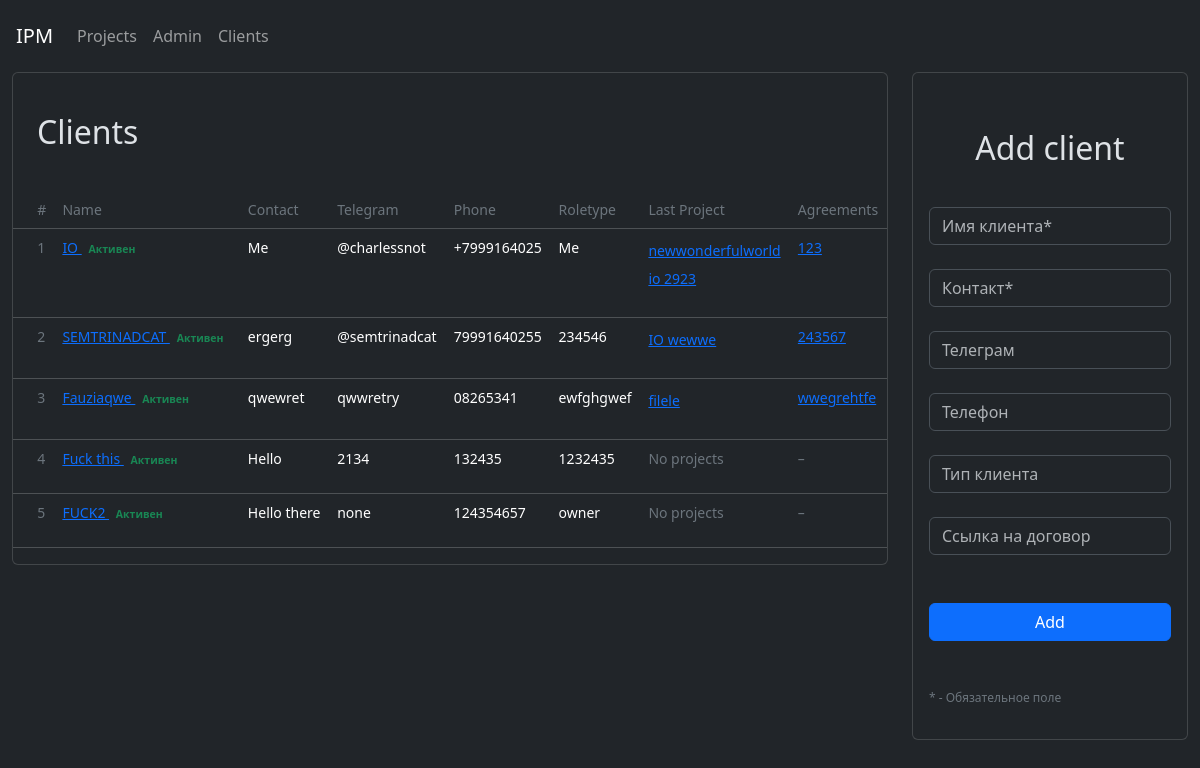
The page /clients/ on the database as committed earlier.
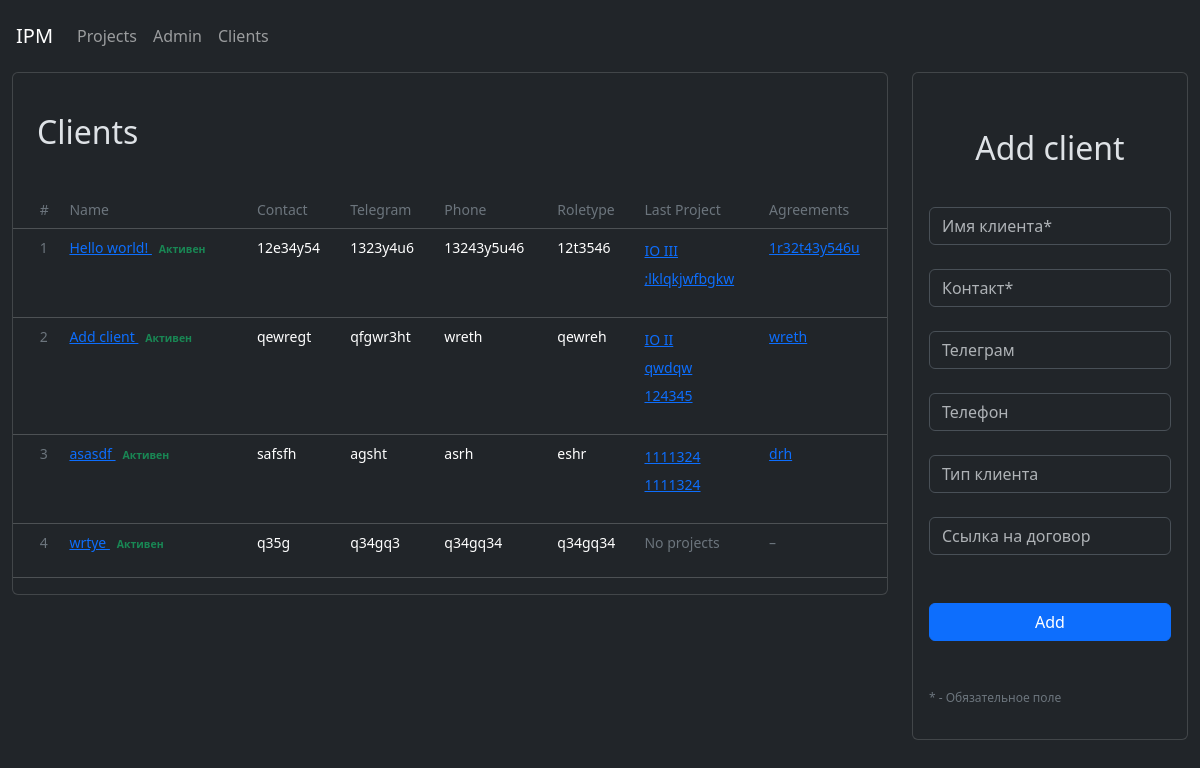
The same page on the database as committed later.
### ipmclients/models.py (models this page shows, shortened)
class Client(models.Model):
    client_name = models.CharField(max_length=512, unique = True)
    client_contact = models.CharField(max_length=512, null=True)
    client_telegram = models.CharField(max_length=64, null=True)
    client_phone = models.CharField(max_length=11, null=True)
    client_roletype = models.CharField(max_length=512, null=True)
    client_agreements = models.CharField(max_length=1024, null=True)
    client_active = models.BooleanField(default=True)
    def get_absolute_url(self):
        return reverse("client_detail", kwargs={'pk': self.pk})
    class Meta:
        ordering = ["id"]
        verbose_name = "client"
        verbose_name_plural = "clients"
    pass

### ipmalpha/models.py (models this page shows, shortened)
class Project(models.Model):
    project_name = models.CharField(max_length=512, unique = True)
    project_created = models.DateTimeField(null=True, default=timezone.now)
    project_finished = models.DateTimeField(null=True)
    project_status = models.ForeignKey(Status, on_delete=models.PROTECT, null=True, default="Draft")
    project_client = models.ForeignKey(Client, on_delete=models.PROTECT, null=True, related_name='project')
    project_product = models.CharField(max_length=512)
    project_sum = models.IntegerField(default=0)
    def get_absolute_url(self):
        return reverse("project_detail", kwargs={'pk': self.pk})
    class Meta:
        ordering = ["pk"]
        verbose_name = "project"
        verbose_name_plural = "projects"
    pass

### ipmclients/views.py (the view)
# urls.py: path('clients/', clients_page, name="clients_page"),
def clients_page(request):
    all_projects = Project.objects.all()
    if request.method == 'POST':
        clientform = AddClientForm(request.POST)
        if clientform.is_valid():
                try:
                    clientform.save()
                    return redirect('http://127.0.0.1:8000/clients')
                except:
                    clientform.add_error(None, "Error")
        clientform = AddClientForm()
    else:
        clientform = AddClientForm()
    return render(request, 'clients_page.html', {'clients': Client.objects.all(), 'clientform': clientform, 'all_projects': all_projects})

### templates/clients_page.html (shortened to what the changed rows need)
{% extends 'main/layout.html' %}
{% block content %}
        <div class="col-9">
          <div class="card pl-5">
            <h2 class="pt-3 pb-3 m-4">Clients</h2>
            <table class="table table-dark table-hover text-truncate " style="font-size: 14px">
                <thead>
                  <tr class="text-secondary">
                    <td scope="col" class="font-weight-normal text-secondary"></td>
                    <td scope="col" class="text-secondary font-weight-normal">#</td>
                    <td scope="col" class="font-weight-normal text-secondary">Name</td>
                    <td scope="col" class="font-weight-normal text-secondary">Contact</td>
                    <td scope="col" class="font-weight-normal text-secondary">Telegram</td>
                    <td scope="col" class="font-weight-normal text-secondary">Phone</td>
                    <td scope="col" class="font-weight-normal text-secondary">Roletype</td>
                    <td scope="col" class="font-weight-normal text-secondary">Last Project</td>
                    <td scope="col" class="font-weight-normal text-secondary">Agreements</td>
                  </tr>
                </thead>
                <tbody class="font-weight-light">
                {% if clients %}
                  {% for client in clients %}
                    <tr>
                    <td> </td>
                    <td class="text-secondary">
                      {% if not client.id %}
                        <p class="text-secondary"> - </p>
                      {% else %}
                        {{client.id}}
                      {% endif %}
                    </td>
                    <td>
                      {% if not client.client_name %}
                        <p class="text-secondary"> - </p>
                      {% else %}
                      <a href="{{ client.get_absolute_url }}" class="link-primary">{{client.client_name}}
                        {% if client.client_active == True %}
                      <span class="badge badge-dark  text-success"> Активен </span>
                      {% else %}
                      <span class="badge  text-secondary"> Не активен</span>
                      {% endif %}
                      </a>
                    {% endif %} </td>
                    <td>
                      {% if not client.client_contact %}
                        <p class="text-secondary"> - </p>
                      {% else %}
                      {{client.client_contact}}
                    {% endif %} </td>
                    <td>{% if not client.client_telegram %}
                      <p class="text-secondary"> - </p>
                    {% else %}{{client.client_telegram}}{% endif %}</td>
                    <td>{% if not client.client_phone %}
                      <p class="text-secondary"> - </p>
                    {% else %}{{client.client_phone}}{% endif %}</td>
                    <td>{% if not client.client_roletype %}
                      <p class="text-secondary"> - </p>
                    {% else %}{{client.client_roletype}}{% endif %}</td>
                    <td>
                      {% if not client.project.all %}
                        <p class='text-secondary'> No projects </p>
                      {% else %}
                      {% with client.project as project %}
                          <pb>
                            {% for project in client.project.all %}
                              <a href="{{project.get_absolute_url}}" style="line-height: 2em" class="link-primary"> {{project.project_name}} </a> <br/>
                            {% endfor %}
                        {% endwith %}
                      {% endif %}
                    </td>
                    <td>{% if not client.project.all %}
                      <p class='text-secondary'> – </p>
                    {% else %}<a href="#" class="link-primary">{{client.client_agreements}}</a>{% endif %}</td>
                  </tr>
                  {% endfor %}
                {% else %}
                    <tr>
                        <th scope="row"></th>
                        <td>No clients yet</td>
                  </tr>
                {% endif %}
                </tbody>
              </table>
            </div>
          </div>
          <div class="col-3" style="">
            <div class="card p-3" style="">
              <h2 class="mx-auto pb-3 pt-3 m-4">Add client</h2>
              <div class="form-group mx-auto" style="">
              <form action="{% url 'clients_page' %}" method="post">
                    {% for f in clientform %}
                    <div class="pb-4">
                      {{ f }}</div>
                    {% endfor %}
              </form>
              <br/>
              </div>
          </div>
        </div>
    <br>
</div>
{% endblock %}

Rows that differ between the two databases and show on the page:
removed Project: project_name "newwonderfulworld", shown under Client id 1
removed Project: project_name "io 2923", shown under Client id 1
removed Project: project_name "IO wewwe", shown under Client id 2
removed Project: project_name "filele", shown under Client id 3
removed Client: id "5", client_name "FUCK2", client_active "Активен", client_contact "Hello there", client_telegram "none", client_phone "124354657", client_roletype "owner", shows "No projects"
changed Client id 1: client_name "IO" → "Hello world!"; client_contact "Me" → "12e34y54"; client_telegram "@charlessnot" → "1323y4u6"; client_phone "+7999164025" → "13243y5u46"; client_roletype "Me" → "12t3546"; client_agreements "123" → "1r32t43y546u"
added Project: project_name "IO III", shown under Client id 1
added Project: project_name ";lklqkjwfbgkw", shown under Client id 1
changed Client id 2: client_name "SEMTRINADCAT" → "Add client"; client_contact "ergerg" → "qewregt"; client_telegram "@semtrinadcat" → "qfgwr3ht"; client_phone "79991640255" → "wreth"; client_roletype "234546" → "qewreh"; client_agreements "243567" → "wreth"
added Project: project_name "IO II", shown under Client id 2
added Project: project_name "qwdqw", shown under Client id 2
added Project: project_name "124345", shown under Client id 2
changed Client id 3: client_name "Fauziaqwe" → "asasdf"; client_contact "qwewret" → "safsfh"; client_telegram "qwwretry" → "agsht"; client_phone "08265341" → "asrh"; client_roletype "ewfghgwef" → "eshr"; client_agreements "wwegrehtfe" → "drh"
added Project: project_name "1111324", shown under Client id 3
added Project: project_name "1111324", shown under Client id 3
changed Client id 4: client_name "Fuck this" → "wrtye"; client_contact "Hello" → "q35g"; client_telegram "2134" → "q34gq3"; client_phone "132435" → "q34gq34"; client_roletype "1232435" → "q34gq34"
